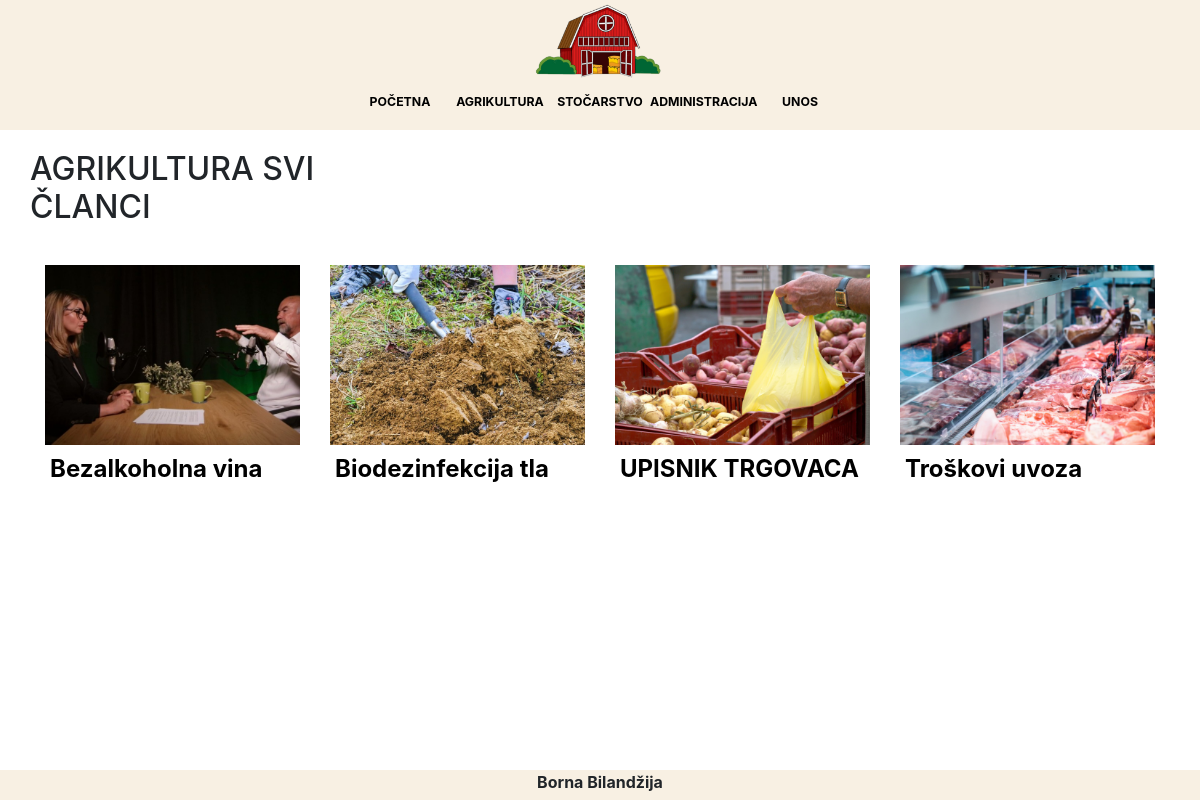
The page /kategorija.php?id=Agrikultura on the database its author committed.
### tables this page shows
CREATE TABLE `vijesti` (
  `id` int(11) NOT NULL,
  `datum` varchar(32) NOT NULL,
  `naslov` varchar(64) NOT NULL,
  `sazetak` text NOT NULL,
  `tekst` text NOT NULL,
  `slika` varchar(64) NOT NULL,
  `kategorija` varchar(64) NOT NULL,
  `arhiva` tinyint(1) NOT NULL
);

### kategorija.php (the view, shortened to what this page needs)
<?php
    include 'connect.php';
	$kategorija = $_GET['id'];
?>
<!DOCTYPE html>
<html lang="en">
<head>
    <link rel="stylesheet" href="style.css">
    <link rel="stylesheet" href="https://stackpath.bootstrapcdn.com/bootstrap/4.3.1/css/bootstrap.min.css">
</head>
<body>
   <header>
        <section class="logo">
            <img src="img/logo.png" class="logo">
        </section>
        <nav>
            <ul class="nav justify-content-center">
            <li><a href="index.php">Početna</a></li>
                <li><a href="kategorija.php?id=Agrikultura">Agrikultura</a></li>
                <li><a href="kategorija.php?id=Stočarstvo">Stočarstvo</a></li>
                <li><a href="administracija.php">Administracija</a></li>
                <li><a href="unos.php">Unos</a></li>
            </ul>
        </nav>
	</header>
    <main class="container">
        <section class="naslov row">
            <h2><?php echo $kategorija; ?> svi članci</h2>
        </section>
        <section class="row">
            <?php
                $query = "SELECT * FROM vijesti WHERE kategorija='$kategorija'";
                $result = mysqli_query($dbc, $query);
                while($row = mysqli_fetch_array($result)) {
                    echo '<article class="col-12  col-sm-12 col-lg-3 col-md-6">';
                        echo '<img src="'. UPLPATH . $row ['slika'] .'"';
                        echo '<div class="media_body">';
                        echo '<h4 class="title">';
                        echo '<a href="clanak.php?id='.$row['id'].'">';
                        echo $row['naslov'];
                        echo '</a></h4>';
                    echo '</article>';
                }
            ?>
        </section>
    </main>
	<footer>
       <p>Borna Bilandžija</p>
    </footer>
</html>

### style.css (style rules this page uses)
* { padding: 0px; margin: 0px; }
body { font-family: Arial; font-size: 16px; }
header { background-color:#F8F0E3; max-width: 100%; }
.logo { max-width: 132px; max-height: 80px; width: auto; height: auto; margin: 0 auto; }
.logo img { max-width: 100%; }
nav { width: 60%; margin: auto; padding-top: 10px; padding-bottom: 10px ; }
nav ul { list-style-type: none; margin-bottom: 20px; padding: 0px; }
nav li { display: inline; float: left; width: 100px; }
nav a:link , nav a:visited { font-size: 12.3px; height: 30px; line-height: 200%; display: block; font-weight: bold; color:black; text-align: center; text-transform: uppercase; width: auto; text-decoration:none; }
main { max-width: 1000px; margin: auto; }
.naslov { clear: both; max-width: 400px; margin-top: 20px; margin-bottom:20px; }
.naslov h2 { text-transform: uppercase; }
article img { width: 100%; height: 180px; margin-top: 10px; margin-bottom: 10px; object-fit: cover; }
article a { text-decoration: none; color: black; font-weight: bold; }
.title { padding-bottom: 10px; }
h4 { margin: 5px 5px; }
footer { width: 100%; background-color: #F8F0E3; height: 30px; text-align: center; position:fixed; bottom:0px; font-weight: bold; }

### rows shown on the page
vijesti: slika (picture), naslov "Bezalkoholna vina"
vijesti: slika (picture), naslov "Biodezinfekcija tla"
vijesti: slika (picture), naslov "UPISNIK TRGOVACA"
vijesti: slika (picture), naslov "Troškovi uvoza"

### other values the page prints
$kategorija "AGRIKULTURA"
